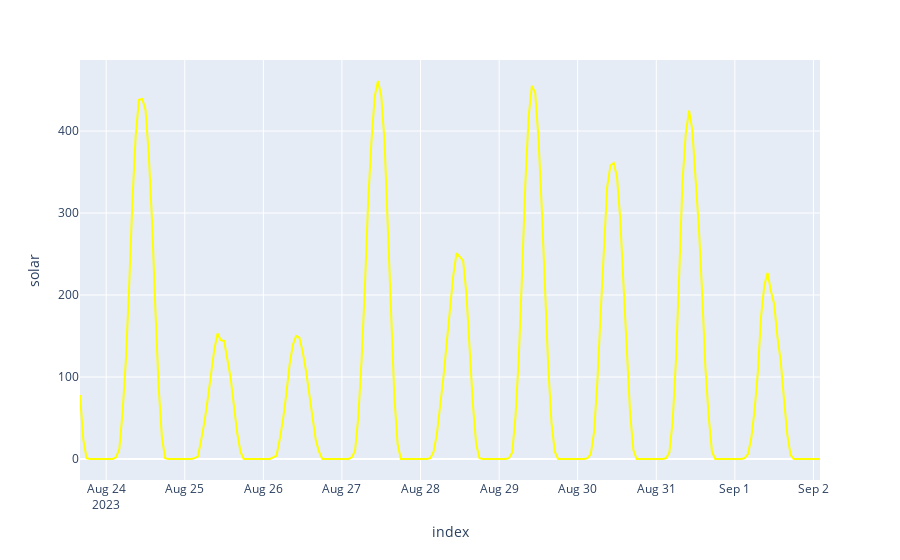

The code cell stored with this chart in its notebook:
### Code cell
fig = px.line(df, x=df.index, y="solar", color_discrete_sequence=["yellow"])
fig.show()

### Figure 1 — Plotly figure (JSON) as saved in the notebook; plotly's stock layout.template omitted (floating-point values rounded to 4 significant figures; data arrays with more than 128 entries replaced by an {"elided": "..."} marker saying what was removed)
{"data": [{"hovertemplate": "index=%{x}<br>solar=%{y}<extra></extra>", "legendgroup": "", "line": {"color": "yellow", "dash": "solid"}, "marker": {"symbol": "circle"}, "mode": "lines", "name": "", "orientation": "v", "showlegend": false, "type": "scatter", "x": {"elided": "227 str values"}, "xaxis": "x", "y": {"elided": "227 int values"}, "yaxis": "y"}], "layout": {"legend": {"tracegroupgap": 0}, "margin": {"t": 60}, "xaxis": {"anchor": "y", "domain": [0, 1], "title": {"text": "index"}}, "yaxis": {"anchor": "x", "domain": [0, 1], "title": {"text": "solar"}}}}
